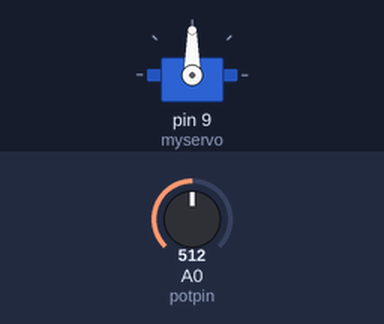
Bench run of a sketch on a simulated Arduino Uno, built with avr-gcc and run on an emulated ATmega328P. On the bench: servo. The inputs (shaded band) are chosen by the test bench; at power-on: A0 (potpin) = 512.

Above: at 6.2 s.
6.3 s: A0 (potpin) set to 716
At 6.6 s:
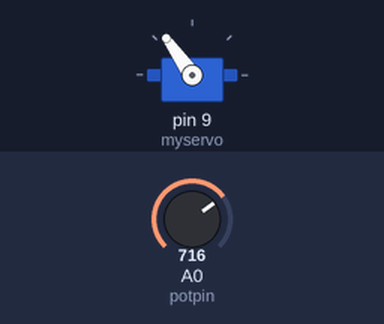
7.8 s: A0 (potpin) set to 900
At 8.7 s:
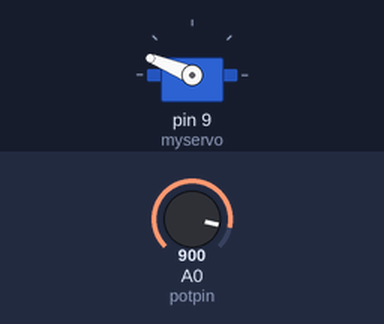
9.3 s: A0 (potpin) set to 1023
At 10.1 s:
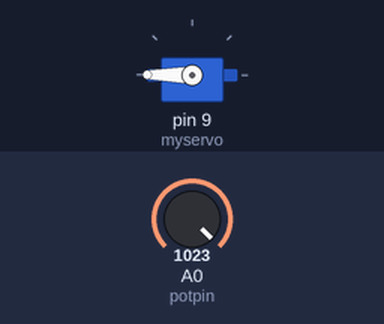
10.8 s: A0 (potpin) set to 306
At 12.0 s:
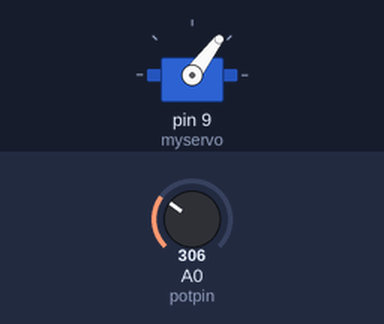
12.3 s: A0 (potpin) set to 0
At 13.7 s:
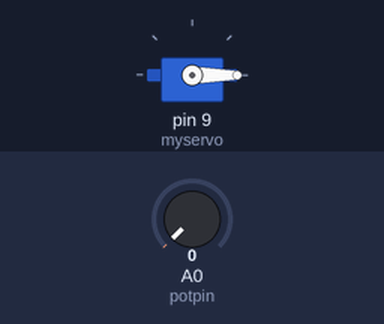
Timing chart, 0 to 14.8 s (numbered marks = the images above; inputs shaded):
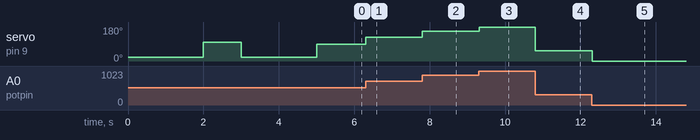

The sketch:

brushless_motor_control.ino
```cpp
#include <Servo.h>
Servo myservo;

int potpin = 0;
int val;
void setup() {
  // put your setup code here, to run once:
myservo.attach(9);
myservo.write(20);
delay(2000);
myservo.write(100);
delay(1000);
myservo.write(20);
delay(2000);
}

void loop() {
  // put your main code here, to run repeatedly:
val = analogRead(potpin);
val = map(val, 0, 1023, 0, 180);
myservo.write(val);
delay(15);
}
```

Measured:
- after the input at 6.3 s, servo on pin 9 (myservo): 90° → 125° at once
- after the input at 7.8 s, servo on pin 9 (myservo): 125° → 158° at once
- after the input at 9.3 s, servo on pin 9 (myservo): 158° → 180° at once
- after the input at 10.8 s, servo on pin 9 (myservo): 180° → 53° at once
- after the input at 12.3 s, servo on pin 9 (myservo): 53° → 0° at once
